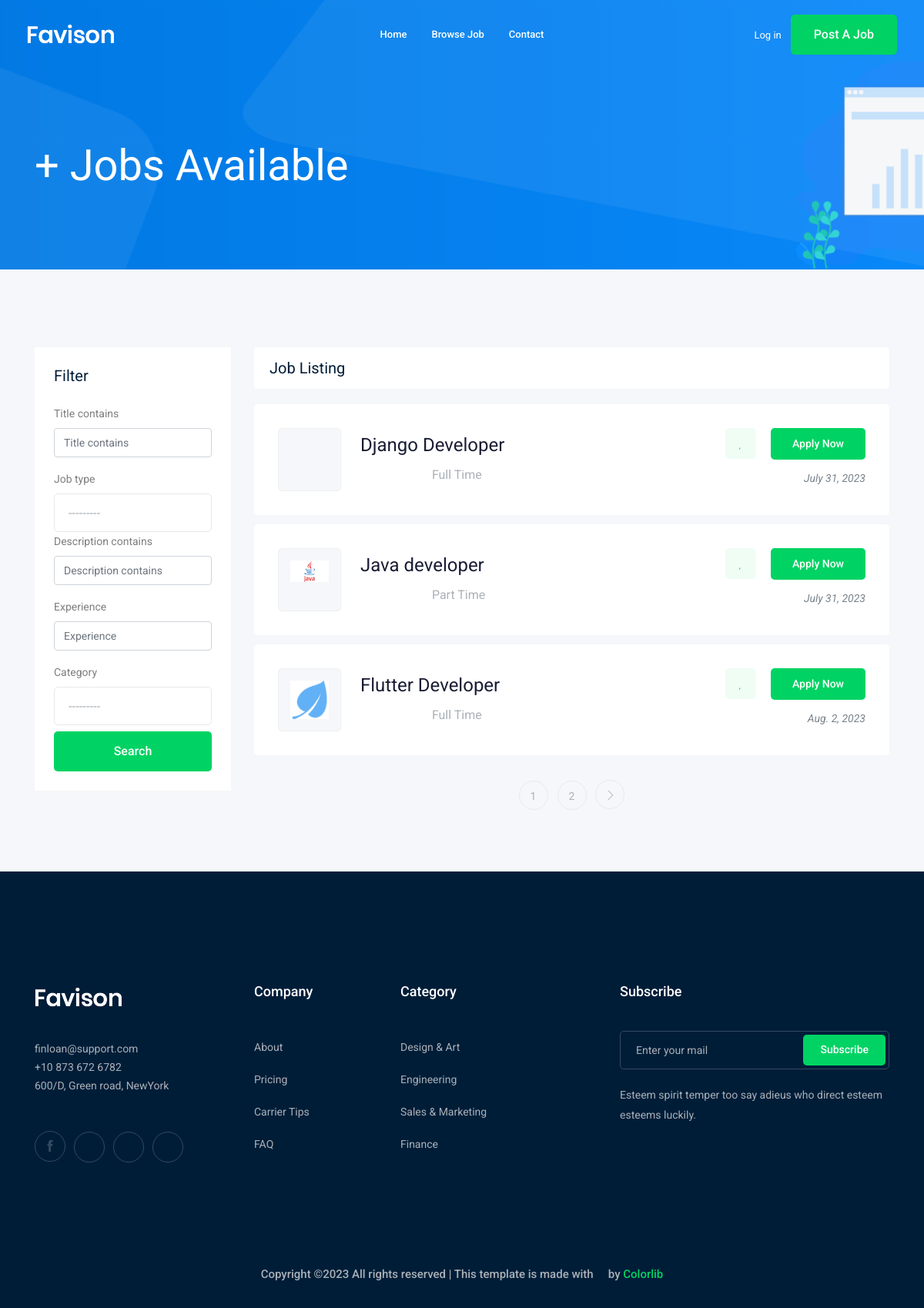
The app's page /jobs/, older data.
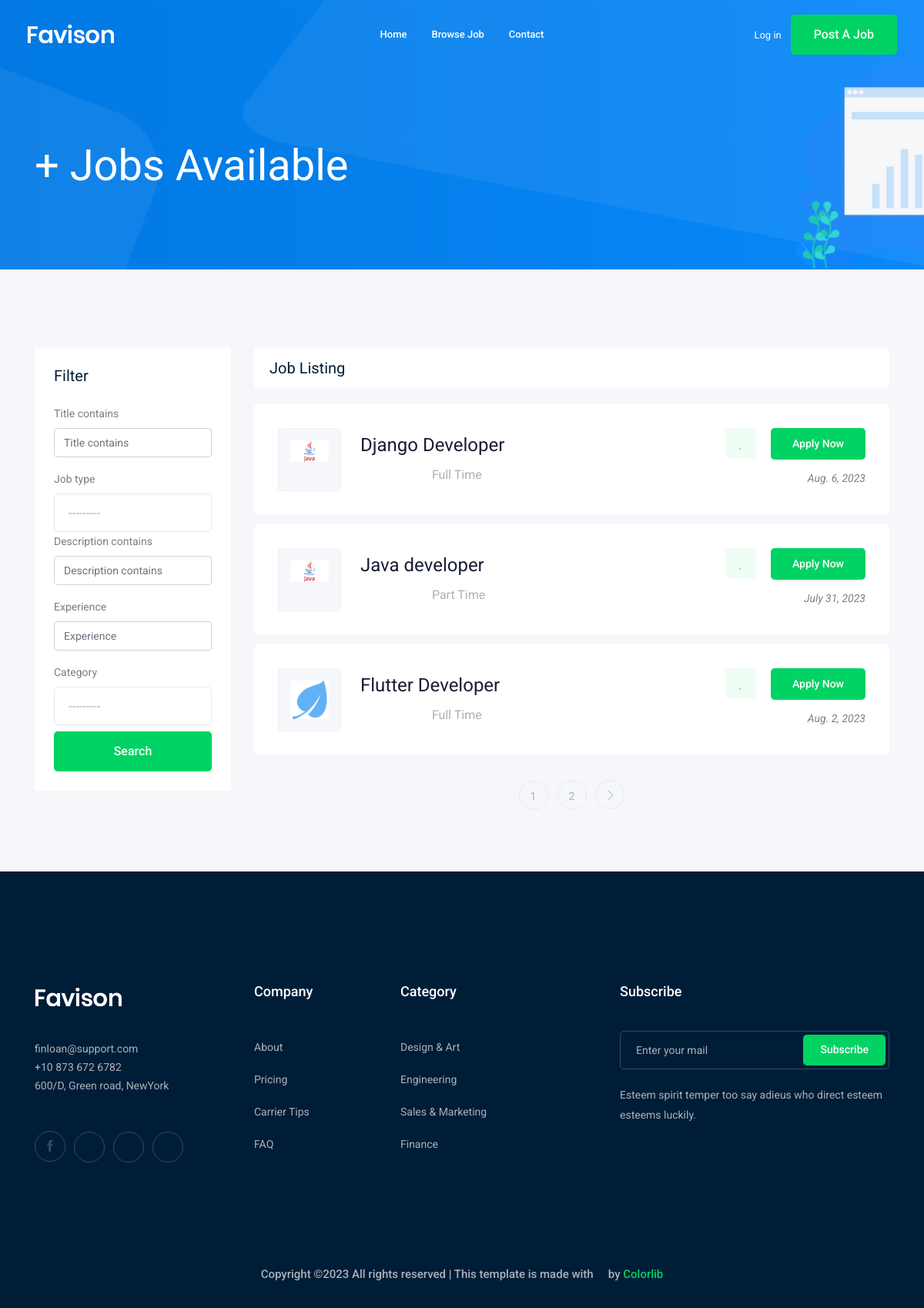
The same page, newer data.
### job/models.py (models this page shows, shortened)
class Job(models.Model): #table
    owner = models.ForeignKey(User, on_delete= models.CASCADE)
    title = models.CharField(max_length=100)    #column
    job_type = models.CharField(max_length=15, choices= JOB_TYPE)
    description = models.TextField(max_length=1000)
    published_at = models.DateTimeField(auto_now=True)
    vacancy = models.IntegerField(default=1)
    salary = models.IntegerField(default=0)
    experience = models.IntegerField(default=0)
    category = models.ForeignKey('Category', on_delete=models.CASCADE)
    image = models.ImageField(upload_to=image_upload, null=True)
    slug = models.SlugField(blank=True, null= True)
    def __str__(self):
        return self.title

### job/views.py (the view)
# urls.py: path('', views.job_list, name='job_list'),
def job_list(request):
    job_list = Job.objects.all()
    myfilter = JobFilter(request.GET, queryset= job_list)
    job_list = myfilter.qs  #querySet
    paginator = Paginator(job_list, 3)  # Show 3 jobs per page.
    page_number = request.GET.get("page")
    jobs_page_obj = paginator.get_page(page_number)
    context = {
        'jobs':jobs_page_obj,
        'myfilter': myfilter
    }
    return render(request, 'job/job_list.html', context)

### job/models.py (called while the page is built)
    def __str__(self):
        return self.name

### job/templates/job/job_list.html (shortened to what the changed rows need)
{% extends 'base.html' %}
{%load bootstrap5%}
{% block body%}
    <div class="job_listing_area plus_padding">
        <div class="container">
            <div class="row">
                <div class="col-lg-9">
                    <div class="job_lists m-0">
                        <div class="row">
                            {%for job in jobs%}
                                <div class="col-lg-12 col-md-12">
                                    <div class="single_jobs white-bg d-flex justify-content-between">
                                        <div class="jobs_left d-flex align-items-center">
                                            <div class="thumb">
                                                {%if job.image%}
                                                <img src="{{job.image.url}}" alt="" class="img">
                                                {%endif%}
                                            </div>
                                            <div class="jobs_conetent">
                                                <a href="{% url 'jobs:job_detail' job.slug %}"><h4>{{job}}</h4></a>
                                                <div class="links_locat d-flex align-items-center">
                                                    <div class="location">
                                                        <p> <i class="fa fa-map-marker"></i> {{job.location}}</p>
                                                    </div>
                                                    <div class="location">
                                                        <p> <i class="fa fa-clock-o"></i> {{job.job_type}}</p>
                                                    </div>
                                                </div>
                                            </div>
                                        </div>
                                        <div class="jobs_right">
                                            <div class="apply_now">
                                                <a class="heart_mark" href="#"> <i class="fa fa-heart"></i> </a>
                                                <a href="{% url 'jobs:job_detail' slug=job.slug %}" class="boxed-btn3">Apply Now</a>
                                            </div>
                                            <div class="date">
                                                <p>{{job.published_at.date}}</p>
                                            </div>
                                        </div>
                                    </div>
                                </div>
                            {%endfor%}
                        </div>
                    </div>
                </div>
            </div>
        </div>
    </div>
{% endblock body%}

Row changes from the older to the newer data that the page shows:
changed Job "Django Developer": image: picture added; published_at "July 31, 2023" → "Aug. 6, 2023"
